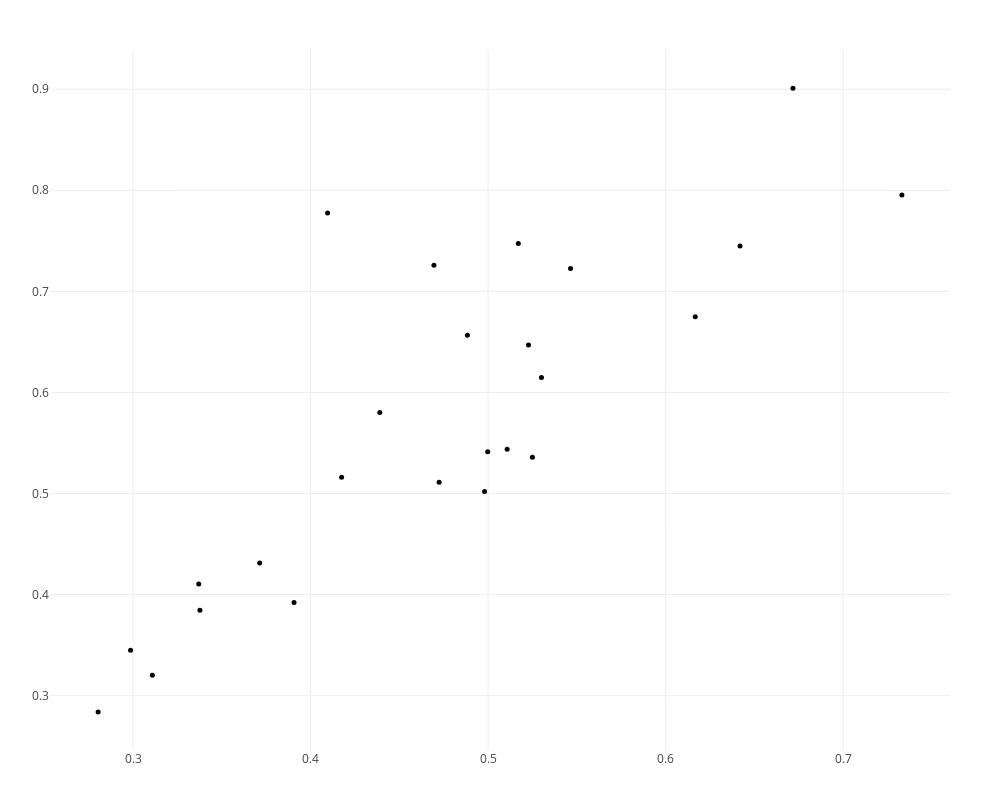

Notebook source saved alongside this figure:
### Markdown cell above
Видно, что все классы 1-мерных гомологий живут недолго, что и ожидаемо, так как их у 3-мерной сферы нет. Для сфер большей размерности посчитать не получилось, так как либо гомологии не находятся, либо слишком долго считается и требует очень много памяти.

### Code cell
plotpersistencediagram_pjs(sphere_res,dim=1)

### Figure 1 — Plotly figure (JSON) as saved in the notebook; plotly's stock layout.template omitted (floating-point values rounded to 4 significant figures)
{"data": [{"hoverinfo": "x+y+text", "marker": {"color": "black", "size": 5}, "mode": "markers", "text": ["class/size  1/5", "class/size  2/4", "class/size  3/5", "class/size  4/6", "class/size  5/6", "class/size  6/4", "class/size  7/6", "class/size  8/8", "class/size  9/6", "class/size  10/9", "class/size  11/7", "class/size  12/11", "class/size  13/11", "class/size  14/13", "class/size  15/29", "class/size  16/19", "class/size  17/7", "class/size  18/7", "class/size  19/14", "class/size  20/17", "class/size  21/20", "class/size  22/23", "class/size  23/15", "class/size  24/30", "class/size  25/42"], "textfont": {"family": "Raleway, sans-serif"}, "textposition": "top center", "type": "scatter", "x": [0.2803, 0.2986, 0.3109, 0.3713, 0.5108, 0.525, 0.337, 0.3376, 0.3907, 0.439, 0.4724, 0.4884, 0.498, 0.4998, 0.5171, 0.5228, 0.5301, 0.5465, 0.6167, 0.642, 0.6718, 0.7332, 0.4175, 0.4695, 0.4096], "y": [0.2839, 0.345, 0.3203, 0.4313, 0.5438, 0.5358, 0.4104, 0.3845, 0.3921, 0.5801, 0.511, 0.6565, 0.502, 0.5414, 0.7474, 0.6469, 0.6147, 0.7225, 0.6749, 0.7449, 0.9011, 0.7954, 0.5162, 0.7259, 0.7776]}, {"hoverinfo": "x+text", "marker": {"color": "red", "size": 6}, "mode": "markers", "text": [], "textfont": {"family": "Raleway, sans-serif"}, "textposition": "top center", "type": "scatter", "x": [], "y": []}], "layout": {"height": 800, "hovermode": "closest", "margin": {"b": 50, "l": 50, "r": 50, "t": 50}, "scene": {"aspectmode": "manual", "aspectratio": {"x": 1, "y": 1.363}}, "showlegend": false, "width": 1000}}
